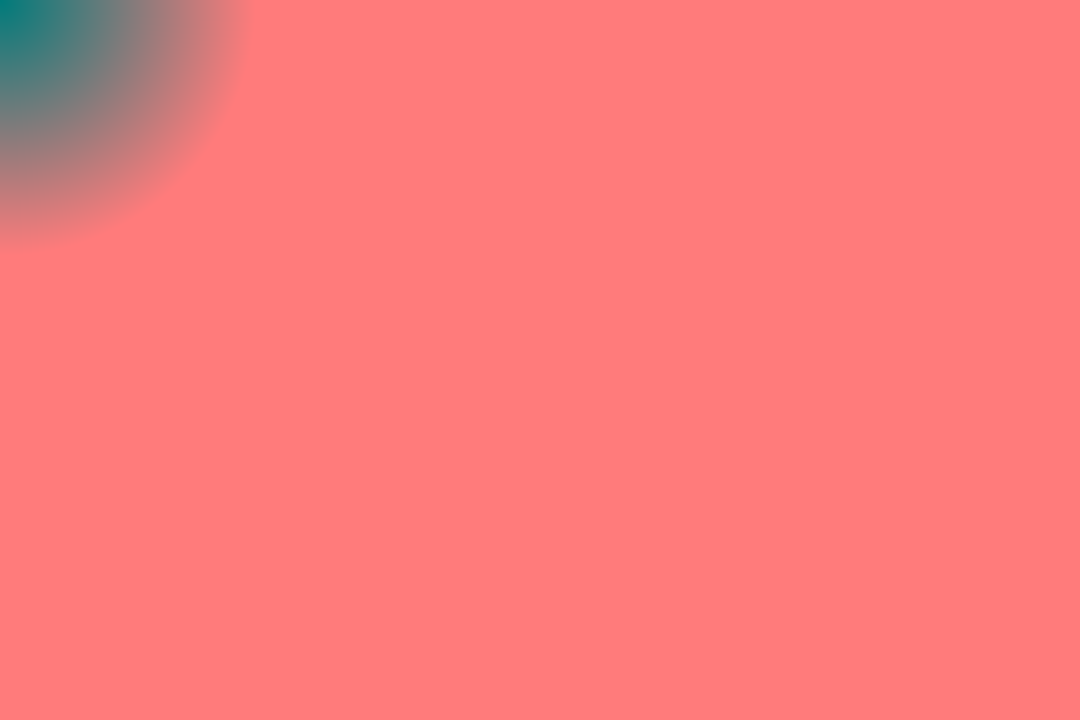
Frame 1 (no input)
Frame 60 (the mouse pressed at the canvas centre just before this capture): identical to frame 1, image omitted
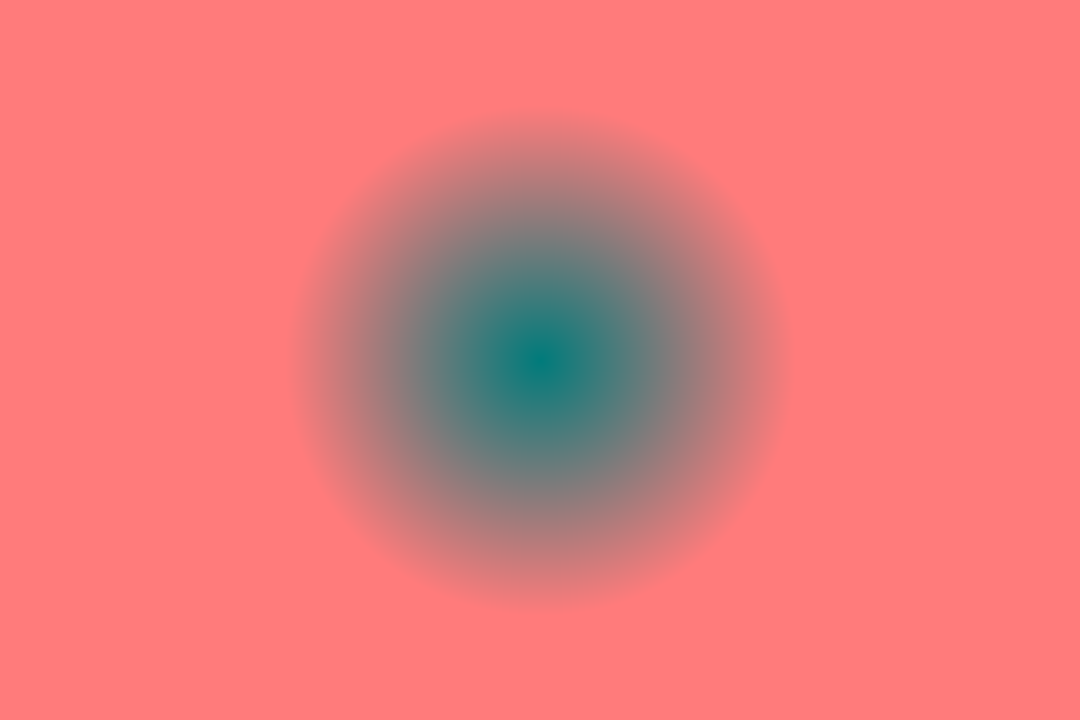
Frame 120 (the mouse held since frame 60 and released just before this capture)

The Processing sketch that drew these frames (run headless with seeded random() and noise(); from frame 60 on, the mouse is pressed at the canvas centre):

// Processing sketch: pixel1
// ── pixel1.pde
void setup()
{
  size(1080,720);
  background(0);
}
void draw()
{
  loadPixels();
  for(int i=0;i<width;i++)
    for(int j=0;j<height;j++)
      {
        pixels[i+j*width] = color(dist(mouseX,mouseY,i,j),123,123);
      }
   updatePixels();
}
